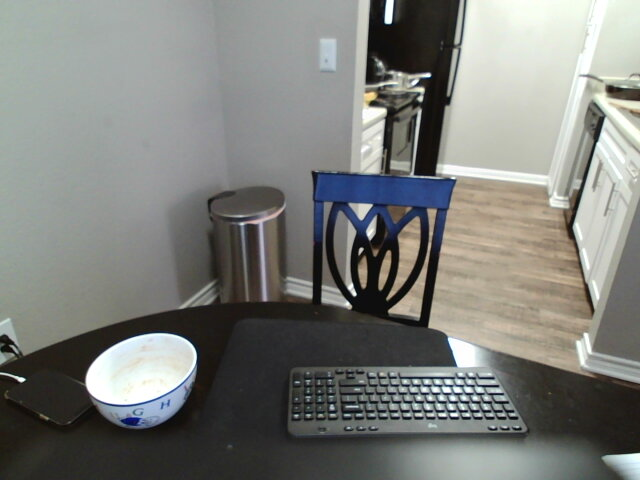
//> input picture Resources/NoPeanutButter.jpg, 640 x 480 px
$ ./E15   (built with g++ and OpenCV 4)
//> lines starting //> are read from the running program, lines starting //| are printed output that depends on the picture
#include <opencv2/opencv.hpp>
#include <stdio.h>
#include <iostream>


int main(int argc, char** argv){
    std::string path = "../Resources/NoPeanutButter.jpg";
    //std::string path2 = "../Resources/img2.jpg";
    cv::Mat img;
    //cv::Mat img2;

    if (argc >1){
        cv::Mat img = cv::imread(argv[1],-1);
        //cv::Mat img2 = cv::imread(argv[2],-1);
}

    cv::namedWindow("img", cv::WINDOW_AUTOSIZE);
    //cv::namedWindow("img2", cv::WINDOW_AUTOSIZE);
    cv::namedWindow("proc", cv::WINDOW_AUTOSIZE);
    if( img.empty()) {
        img = cv::imread(path, cv::IMREAD_COLOR);
//> img is the input picture: 480 rows x 640 cols, CV_8UC3; mean B, G, R 122.7, 126.8, 125.2
        //img2 = cv::imread(path2, cv::IMREAD_COLOR);
        if( img.empty()) {
            std::cout << "No image provided";
            return -1;
        }
    }

    // Format image here
    cv::Mat fImg = img.clone();
    cv::resize(fImg,fImg,cv::Size(600,600));
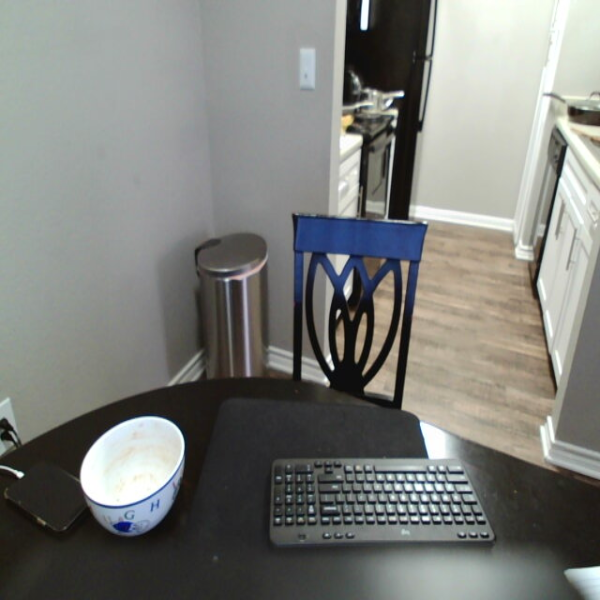
//> fImg: 600 rows x 600 cols, CV_8UC3; mean B, G, R 122.7, 126.7, 125.2
    //cv::cvtColor(fImg,fImgBW,cv::COLOR_BGR2GRAY);
    //cv::Mat fImg2 = img2.clone();

    // Process image here
    cv::Mat proc = fImg.clone();
    cv::Mat1f k = (cv::Mat1f(5,5)<< 0,1,0,0,0, 0,0,0,0,0, 0,0,-2,0,0, 0,0,0,0,0, 0,0,0,1,0);
    cv::Matx33d kernel1 =
    {2,0,0,
    1,-6,1,
    0,0,2};
    // cv::Mat kernel2 = {0,0,1,  0,-1,0,  0,0,0};
    cv::filter2D(proc,proc,CV_8U,k);
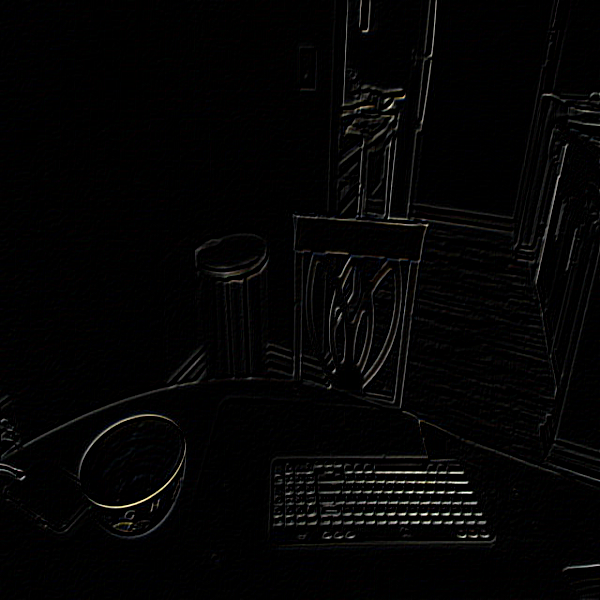
//> proc: 600 rows x 600 cols, CV_8UC3; mean B, G, R 4.3, 4.4, 4.5
    // cv::filter2D(proc,proc,CV_8U,kernel2);

    cv::imshow("img",fImg);
    //cv::imshow("img2",img2);
    cv::imshow("proc",proc);
    cv::waitKey(0);
    cv::destroyAllWindows();
    return 0;

}

$ run again, with Resources/Arm1.jpg copied over Resources/NoPeanutButter.jpg
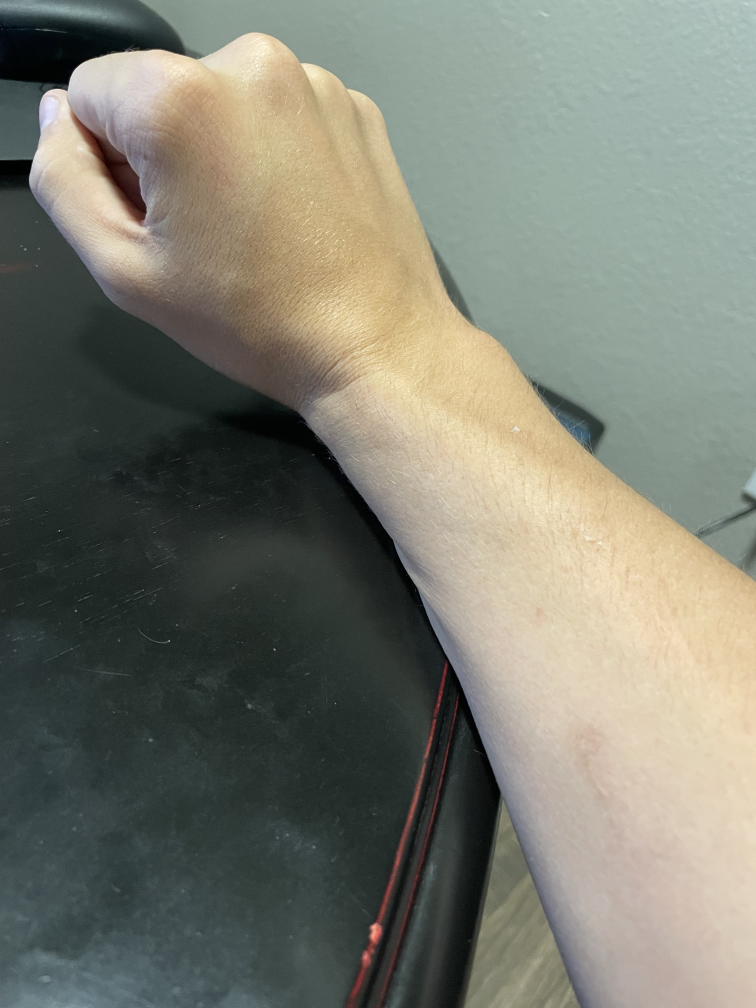
//> input picture Resources/Arm1.jpg, 3024 x 4032 px (shown at 1/4 size)
//> img is the input picture: 4032 rows x 3024 cols, CV_8UC3; mean B, G, R 113, 124.8, 123.3
//> `cv::resize(fImg,fImg,cv::Size(600,600));`:
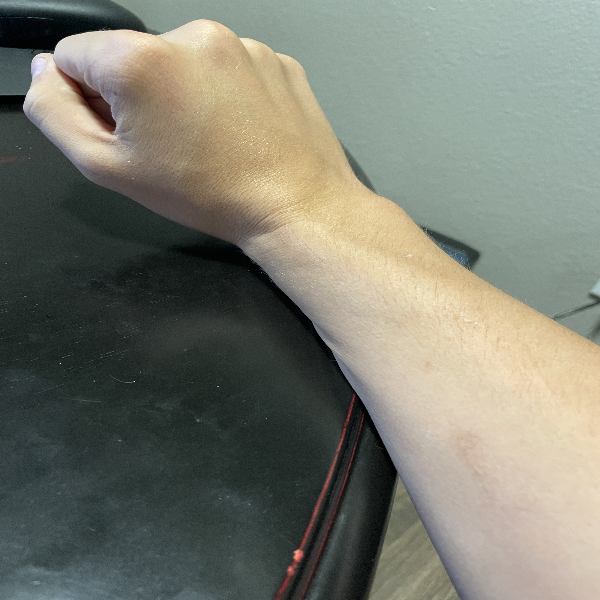
//> fImg: 600 rows x 600 cols, CV_8UC3; mean B, G, R 112.8, 124.7, 123.2
//> `cv::filter2D(proc,proc,CV_8U,k);`:
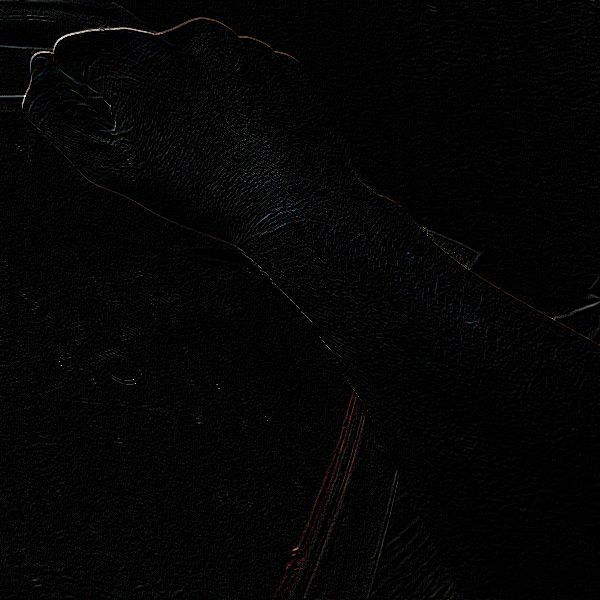
//> proc: 600 rows x 600 cols, CV_8UC3; mean B, G, R 4.3, 4.2, 4.3

$ run again, with Resources/Arm2.jpg copied over Resources/NoPeanutButter.jpg
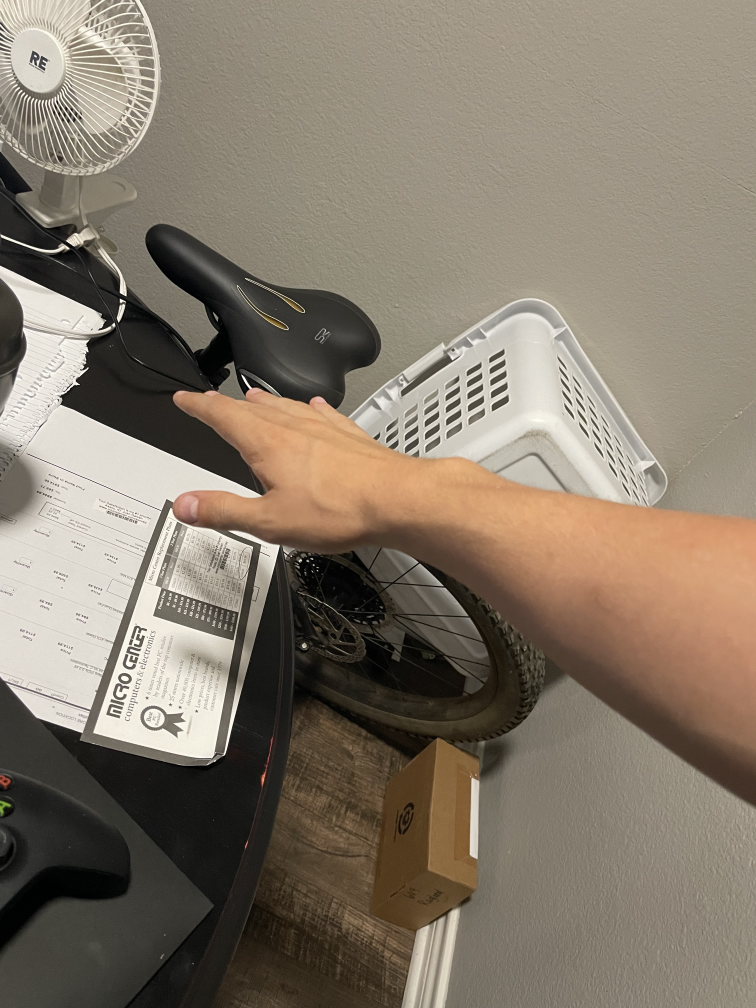
//> input picture Resources/Arm2.jpg, 3024 x 4032 px (shown at 1/4 size)
//> img is the input picture: 4032 rows x 3024 cols, CV_8UC3; mean B, G, R 106.8, 121.5, 132.7
//> `cv::resize(fImg,fImg,cv::Size(600,600));`:
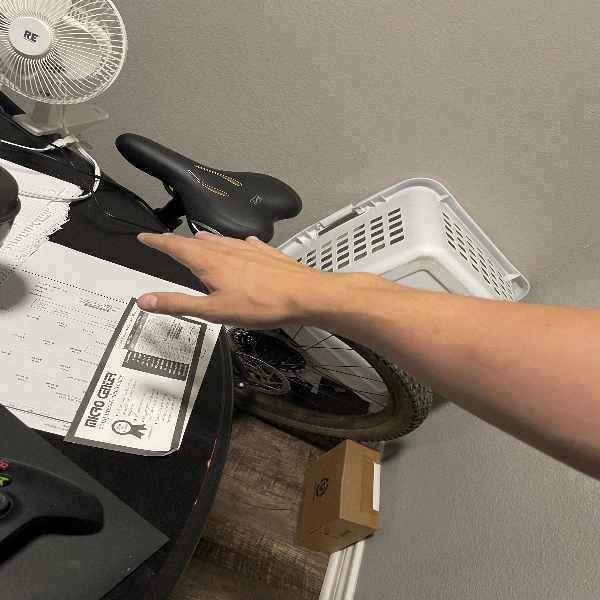
//> fImg: 600 rows x 600 cols, CV_8UC3; mean B, G, R 106.7, 121.4, 132.6
//> `cv::filter2D(proc,proc,CV_8U,k);`:
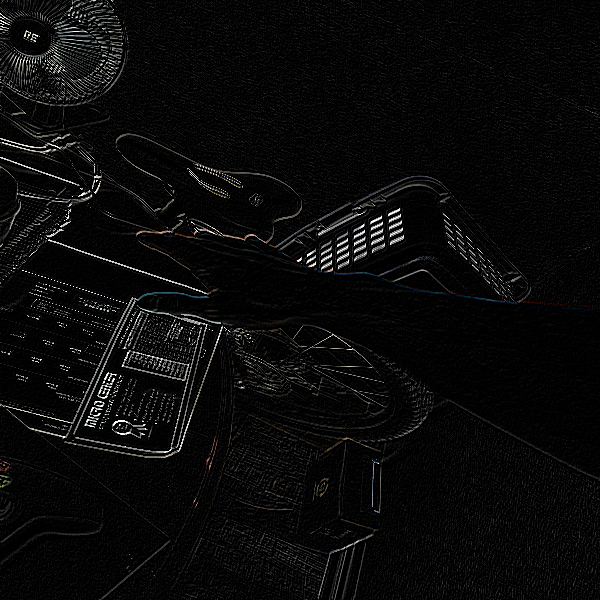
//> proc: 600 rows x 600 cols, CV_8UC3; mean B, G, R 9.9, 10, 10

$ run again, with Resources/Arm3.jpg copied over Resources/NoPeanutButter.jpg
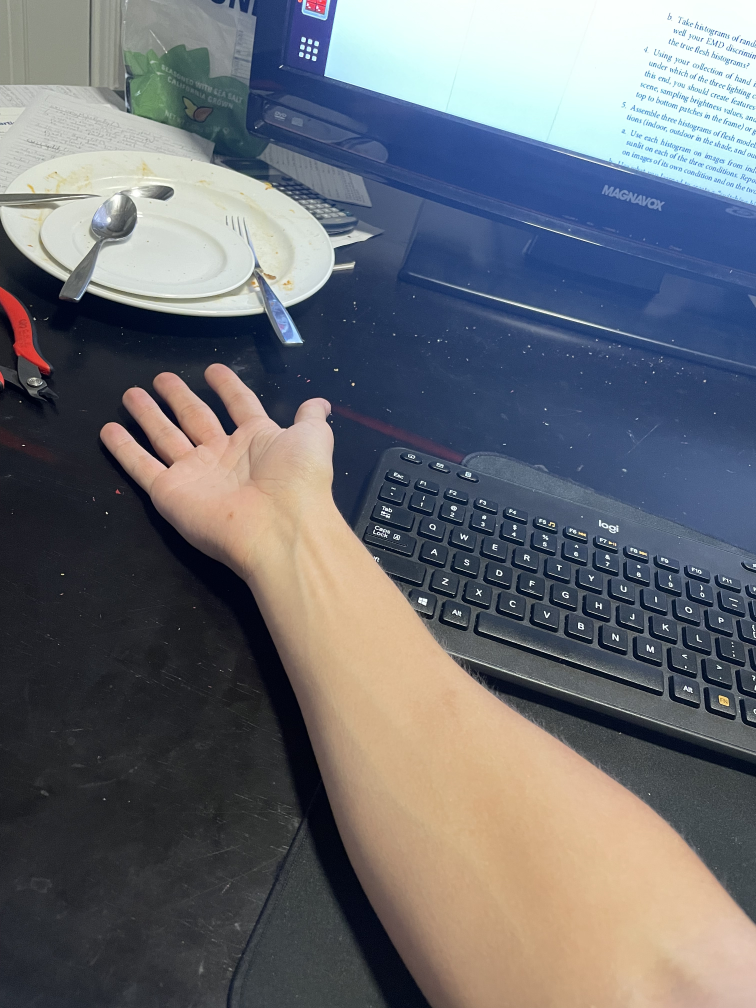
//> input picture Resources/Arm3.jpg, 3024 x 4032 px (shown at 1/4 size)
//> img is the input picture: 4032 rows x 3024 cols, CV_8UC3; mean B, G, R 115.1, 109.2, 106.5
//> `cv::resize(fImg,fImg,cv::Size(600,600));`:
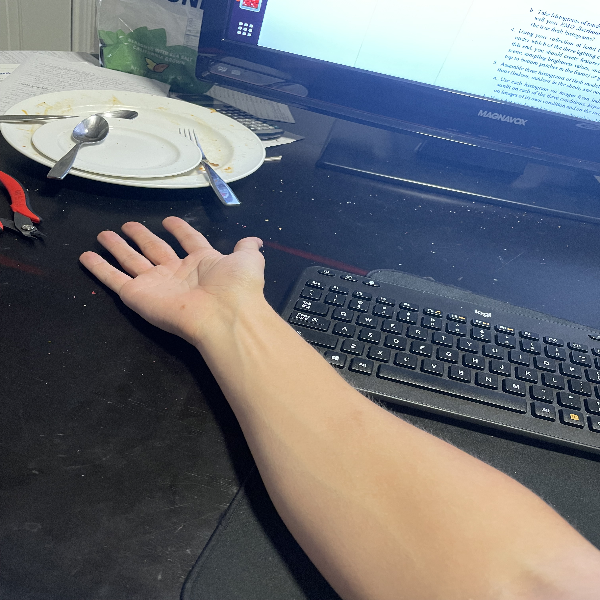
//> fImg: 600 rows x 600 cols, CV_8UC3; mean B, G, R 115, 109.1, 106.4
//> `cv::filter2D(proc,proc,CV_8U,k);`:
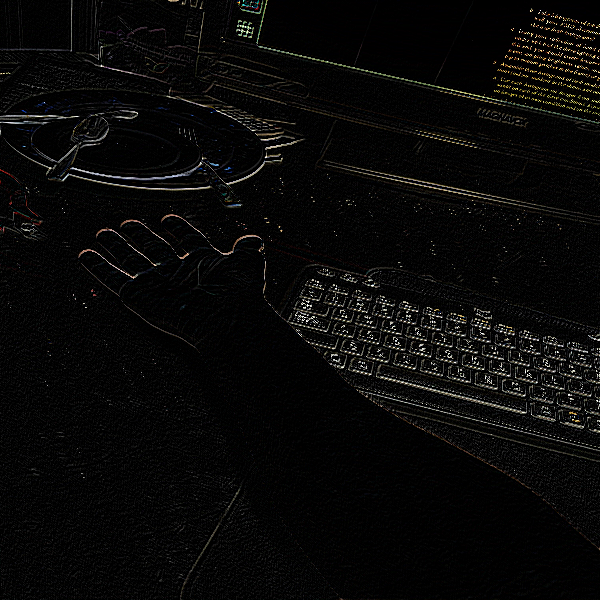
//> proc: 600 rows x 600 cols, CV_8UC3; mean B, G, R 8, 8.7, 9
